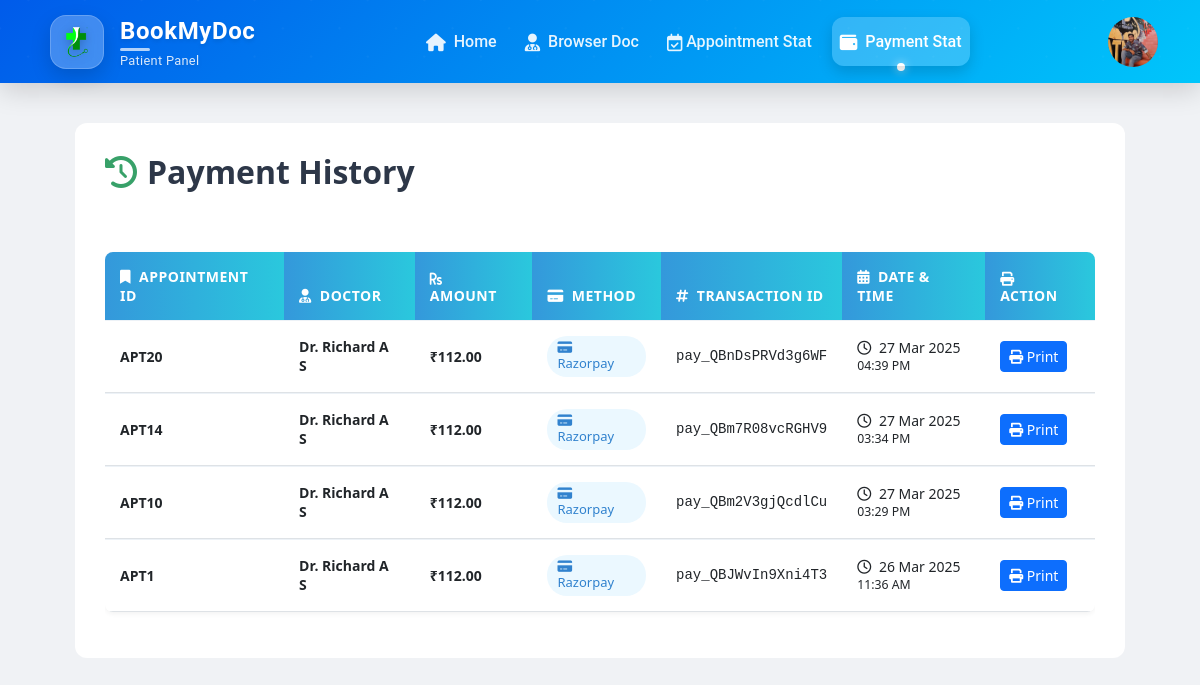
The page /paymenthistory.php (signed in) on the database its author committed.
### tables this page shows
CREATE TABLE `patientreg` (
  `id` int(11) NOT NULL,
  `name` varchar(255) NOT NULL,
  `phone` varchar(10) NOT NULL,
  `email` varchar(255) NOT NULL,
  `password` varchar(255) NOT NULL,
  `profile_pic` varchar(255) DEFAULT NULL,
  `age` int(11) DEFAULT NULL,
  `dob` date DEFAULT NULL,
  `gender` varchar(10) DEFAULT NULL,
  `medical_records` varchar(255) DEFAULT NULL,
  `action` enum('enabled','disabled') NOT NULL DEFAULT 'enabled'
);

CREATE TABLE `payments` (
  `id` int(11) NOT NULL,
  `appointment_id` int(11) NOT NULL,
  `doctor_id` int(11) NOT NULL,
  `amount` decimal(10,2) NOT NULL,
  `payment_method` varchar(50) NOT NULL,
  `transaction_id` varchar(100) NOT NULL,
  `order_id` varchar(100) NOT NULL,
  `payment_date` datetime NOT NULL,
  `status` varchar(20) DEFAULT 'Success'
);

CREATE TABLE `doctorreg` (
  `id` int(11) NOT NULL,
  `name` varchar(255) NOT NULL,
  `phone` varchar(20) NOT NULL,
  `email` varchar(255) NOT NULL,
  `password` varchar(255) NOT NULL,
  `created_at` timestamp NOT NULL DEFAULT current_timestamp(),
  `age` int(11) DEFAULT NULL,
  `qualifications` text DEFAULT NULL,
  `experience` int(11) DEFAULT NULL,
  `specialization` varchar(255) DEFAULT NULL,
  `profile_photo` varchar(255) DEFAULT NULL,
  `degree_certificate` varchar(255) DEFAULT NULL,
  `status` enum('pending','rejected','approved') DEFAULT 'pending',
  `address` varchar(255) DEFAULT NULL,
  `location` varchar(20) DEFAULT NULL,
  `fees` decimal(10,2) NOT NULL DEFAULT 0.00,
  `rejection_reason` text DEFAULT NULL,
  `action` enum('enabled','disabled') NOT NULL DEFAULT 'enabled'
);

### paymenthistory.php (the view, shortened to what this page needs)
<?php
include('db_connection.php');
include('patientheader.php');
$user_id = $_SESSION['id'];
$sql = "SELECT
    p.id AS payment_id,
    p.appointment_id,
    p.amount,
    p.payment_method,
    p.transaction_id,
    p.payment_date,
    p.status AS payment_status,
    d.name AS doctor_name,
    d.specialization AS doctor_specialization,
    d.phone AS doctor_phone,
    d.email AS doctor_email,
    d.address AS doctor_address,
    d.fees AS doctor_fees,
    u.name AS patient_name,
    u.email AS patient_email,
    u.phone AS patient_phone,
    u.age AS patient_age,
    u.dob AS patient_dob,
    u.gender AS patient_gender,
    ar.appointment_date,
    ar.patient_condition,
    da.start_time,
    da.end_time
FROM payments p
JOIN appointment_requests ar ON p.appointment_id = ar.id
JOIN doctorreg d ON ar.doctor_id = d.id
JOIN patientreg u ON ar.user_id = u.id
JOIN doctor_availability da ON ar.slot_id = da.id
WHERE ar.user_id = ?
ORDER BY p.payment_date DESC";
$stmt = $conn->prepare($sql);
$stmt->bind_param("i", $user_id);
$stmt->execute();
$result = $stmt->get_result();
?>
<!DOCTYPE html>
<html lang="en">
<head>
    <link href="https://cdnjs.cloudflare.com/ajax/libs/bootstrap/5.3.0/css/bootstrap.min.css" rel="stylesheet">
    <link href="https://cdnjs.cloudflare.com/ajax/libs/font-awesome/6.0.0/css/all.min.css" rel="stylesheet">
</head>
<body>
<div class="payment-container">
    <h2 class="page-title"><i class="fas fa-history"></i>Payment History</h2>
    <div class="table-responsive">
        <table class="table table-hover">
            <thead>
                <tr>
                    <th><i class="fas fa-bookmark me-2"></i>Appointment ID</th>
                    <th><i class="fas fa-user-md me-2"></i>Doctor</th>
                    <th><i class="fas fa-rupee-sign me-2"></i>Amount</th>
                    <th><i class="fas fa-credit-card me-2"></i>Method</th>
                    <th><i class="fas fa-hashtag me-2"></i>Transaction ID</th>
                    <th><i class="fas fa-calendar-alt me-2"></i>Date & Time</th>
                    <th><i class="fas fa-print me-2"></i>Action</th>
                </tr>
            </thead>
            <tbody>
                <?php if ($result->num_rows > 0): ?>
                    <?php while ($row = $result->fetch_assoc()): ?>
                        <tr>
                            <td class="appointment-id">APT<?php echo $row['appointment_id']; ?></td>
                            <td class="doctor-name">Dr. <?php echo htmlspecialchars($row['doctor_name']); ?></td>
                            <td class="amount">₹<?php echo number_format($row['amount'], 2); ?></td>
                            <td>
                                <span class="payment-method">
                                    <?php
                                    $method = htmlspecialchars($row['payment_method']);
                                    $icon = 'fa-credit-card';
                                    ?>
                                    <i class="fas <?php echo $icon; ?> me-1"></i> <?php echo $method; ?>
                                </span>
                            </td>
                            <td class="transaction-id"><?php echo htmlspecialchars($row['transaction_id']); ?></td>
                            <td class="payment-date">
                                <i class="far fa-clock me-1"></i>
                                <?php echo date('d M Y', strtotime($row['payment_date'])); ?>
                                <br>
                                <small><?php echo date('h:i A', strtotime($row['payment_date'])); ?></small>
                            </td>
                            <td>
                                <button class="btn btn-sm btn-primary no-print"
                                        onclick="printInvoice(<?php echo htmlspecialchars(json_encode($row)); ?>)">
                                    <i class="fas fa-print"></i> Print
                                </button>
                            </td>
                        </tr>
                    <?php endwhile; ?>
                <?php endif; ?>
            </tbody>
        </table>
    </div>
</div>
</body>
</html>

### patientheader.php (shortened to what this page needs)
<?php
include 'db_connection.php';
$patientId = $_SESSION['id'];
$query = "SELECT profile_pic FROM patientreg WHERE id = '$patientId'";
$result = mysqli_query($conn, $query);
$row = mysqli_fetch_assoc($result);
$profilePic = !empty($row['profile_pic']) ? $row['profile_pic'] : 'default-profile.png';
?>
<header>
    <nav class="navbar navbar-expand-lg navbar-dark">
    <link href="https://cdn.jsdelivr.net/npm/bootstrap@5.3.0/dist/css/bootstrap.min.css" rel="stylesheet">
    <link rel="stylesheet" href="https://cdnjs.cloudflare.com/ajax/libs/font-awesome/6.0.0/css/all.min.css">
        <div class="container">
            <a class="navbar-brand d-flex align-items-center" href="patientprofile.php">
                <div class="logo-container me-3">
                    <img src="images/logo.png" alt="Logo" class="logo-image">
                </div>
                <div class="brand-text">
                    <strong>BookMyDoc</strong>
                    <span class="tagline">Patient Panel</span>
                </div>
            </a>
            <div class="collapse navbar-collapse" id="navbarNav">
                <ul class="navbar-nav mx-auto">
                    <li class="nav-item">
                        <a class="nav-link" href="patientprofile.php">
                            <i class="fas fa-home me-1"></i> Home
                        </a>
                    </li>
                    <li class="nav-item">
                        <a class="nav-link" href="browsedoct.php">
                            <i class="fas fa-user-md me-1"></i> Browser Doc
                        </a>
                    </li>
                    <li class="nav-item">
                        <a class="nav-link" href="appointmentstat.php">
                            <i class="far fa-calendar-check me-1"></i>Appointment Stat
                        </a>
                    </li>
                    <li class="nav-item">
    <a class="nav-link" href="paymenthistory.php">
        <i class="fas fa-wallet me-1"></i> Payment Stat
    </a>
</li>
                </ul>
                <div class="nav-right d-flex align-items-center">
                <div class="nav-right d-flex align-items-center">
    <div class="dropdown">
        <a class="nav-link user-profile-dropdown" href="#" role="button" data-bs-toggle="dropdown" aria-expanded="false">
        <img src="<?php echo $profilePic; ?>" onerror="this.onerror=null; this.src='images/profilepicdoct.jpg';" class="profile-pic" />
        </a>
    </div>
</div>
</div>
            </div>
        </div>
    </nav>
</header>

### patientheader.php (style rules this page uses)
header { font-family: 'Roboto', sans-serif; }
.navbar { background: linear-gradient(135deg, #005bea, #00c6fb); padding: 1rem; box-shadow: 0 8px 25px rgba(0,0,0,0.15); position: relative; z-index: 100; }
.navbar::before { content: ''; position: absolute; top: 0; left: 0; right: 0; bottom: 0; opacity: 0.8; z-index: -1; border-bottom-left-radius: 18px; border-bottom-right-radius: 18px; }
.logo-container { background: rgba(255,255,255,0.25); border-radius: 16px; width: 54px; height: 54px; display: flex; align-items: center; justify-content: center; padding: 10px; box-shadow: 0 8px 20px rgba(0,0,0,0.15); backdrop-filter: blur(8px); -webkit-backdrop-filter: blur(8px); border: 1px solid rgba(255,255,255,0.2); transition: all 0.5s cubic-bezier(0.175, 0.885, 0.32, 1.275); }
.logo-image { max-width: 100%; height: auto; filter: drop-shadow(0 2px 5px rgba(0,0,0,0.2)); }
.navbar-brand { transition: all 0.4s ease; padding: 0.3rem 0.5rem; border-radius: 12px; }
.brand-text { display: flex; flex-direction: column; text-shadow: 0 2px 4px rgba(0,0,0,0.1); }
.brand-text strong { font-size: 1.5rem; font-weight: 700; color: white; letter-spacing: 0.6px; position: relative; }
.brand-text strong::after { content: ''; position: absolute; bottom: -2px; left: 0; width: 30px; height: 3px; background: rgba(255,255,255,0.7); border-radius: 10px; }
.tagline { font-size: 0.8rem; color: rgba(255,255,255,0.85); letter-spacing: 0.3px; margin-top: 2px; }
.navbar-nav .nav-item { position: relative; margin: 0 6px; }
.navbar-nav .nav-link { color: rgba(255,255,255,0.9); font-weight: 500; padding: 0.8rem 1.2rem; border-radius: 12px; transition: all 0.4s cubic-bezier(0.25, 0.46, 0.45, 0.94); position: relative; overflow: hidden; z-index: 1; }
.navbar-nav .nav-link::before { content: ''; position: absolute; top: 100%; left: 0; width: 100%; height: 100%; background: rgba(255,255,255,0.15); transition: all 0.3s ease; z-index: -1; border-radius: 12px; }
.navbar-nav .nav-link.active { color: white; background: rgba(255,255,255,0.2); box-shadow: 0 6px 15px rgba(0,0,0,0.15); }
.navbar-nav .nav-link i { transition: all 0.3s ease; font-size: 1.1rem; vertical-align: middle; }
.profile-pic { width: 50px; height: 50px; border-radius: 50%; object-fit: cover; }
.current-page { position: relative; }
.current-page::after { content: ''; position: absolute; bottom: -5px; left: 50%; transform: translateX(-50%); width: 8px; height: 8px; background-color: white; border-radius: 50%; box-shadow: 0 0 10px rgba(255,255,255,0.7); animation: pulse 2s infinite; }

### paymenthistory.php (style rules this page uses)
body { background-color: #f0f2f5; font-family: 'Segoe UI', Tahoma, Geneva, Verdana, sans-serif; }
.payment-container { max-width: 1050px; margin: 40px auto; background-color: #fff; border-radius: 12px; padding: 30px; }
.payment-container::before { content: ''; position: absolute; top: 0; left: 0; width: 100%; height: 8px; background: linear-gradient(to right, #3498db, #2ac8dd); }
.page-title { color: #2d3748; font-weight: 700; margin-bottom: 25px; padding-bottom: 15px; position: relative; }
.page-title i { margin-right: 10px; color: #38a169; }
.table { margin-top: 20px; border-radius: 8px; overflow: hidden; border-collapse: separate; border-spacing: 0; box-shadow: 0 2px 5px rgba(0,0,0,0.05); }
.table thead th { background: linear-gradient(to right, #3498db, #2ac8dd); color: white; font-weight: 600; text-transform: uppercase; font-size: 14px; letter-spacing: 0.5px; padding: 15px; border: none; }
.table tbody tr { transition: all 0.2s ease; }
.table td { padding: 15px; vertical-align: middle; border-top: 1px solid #edf2f7; font-size: 14px; }
.appointment-id { font-weight: 600; color: #3182ce; }
.doctor-name { font-weight: 600; color: #2d3748; }
.amount { font-weight: 600; color: #38a169; }
.payment-method { display: inline-block; padding: 5px 10px; border-radius: 20px; background-color: #ebf8ff; color: #3182ce; font-size: 13px; font-weight: 500; }
.transaction-id { font-family: monospace; font-size: 13px; color: #718096; }
.payment-date { color: #718096; font-size: 13px; }

### rows shown on the page
patientreg: profile_pic (picture)
payments: appointment "20", doctor.name "Richard A S", amount "112.00", payment_method "Razorpay", transaction "pay_QBnDsPRVd3g6WF", payment_date "27 Mar 2025", payment_date "04:39 PM"
payments: appointment "14", doctor.name "Richard A S", amount "112.00", payment_method "Razorpay", transaction "pay_QBm7R08vcRGHV9", payment_date "27 Mar 2025", payment_date "03:34 PM"
payments: appointment "10", doctor.name "Richard A S", amount "112.00", payment_method "Razorpay", transaction "pay_QBm2V3gjQcdlCu", payment_date "27 Mar 2025", payment_date "03:29 PM"
payments: appointment "1", doctor.name "Richard A S", amount "112.00", payment_method "Razorpay", transaction "pay_QBJWvIn9Xni4T3", payment_date "26 Mar 2025", payment_date "11:36 AM"
